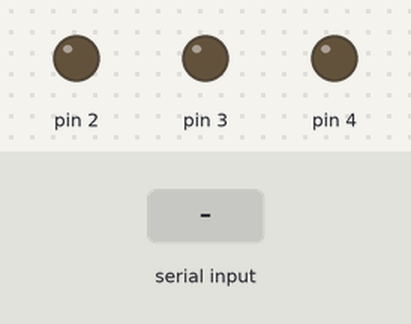
A sketch run on a simulated Arduino Uno, built with avr-gcc and run on an emulated ATmega328P. Shown: output pins drawn as LEDs (lit = HIGH). The test bench sets the inputs (shaded band).

Above: at 1.2 s.
1.3 s: "1\n" received over Serial
At 2.1 s:
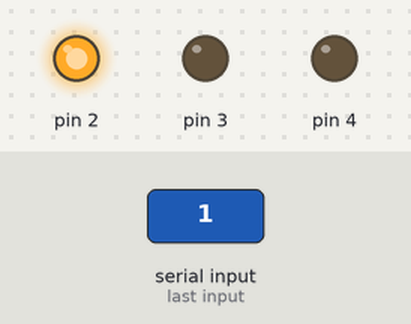
2.8 s: "2\n" received over Serial
At 3.2 s:
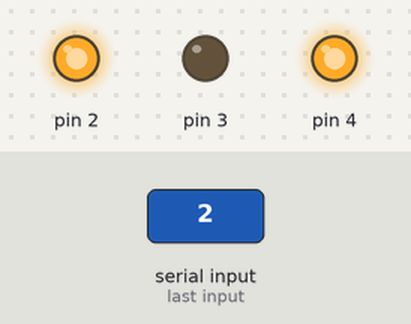
4.3 s: "3\n" received over Serial
At 5.5 s:
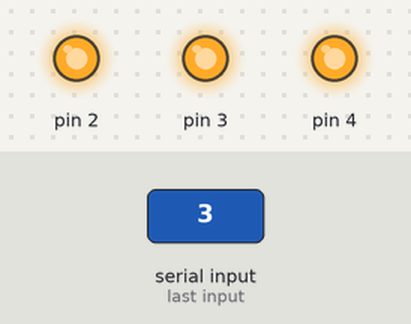
5.8 s: "5\n" received over Serial
At 6.7 s:
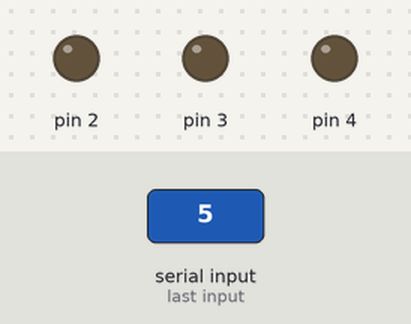
7.3 s: "2\n" received over Serial
At 7.9 s:
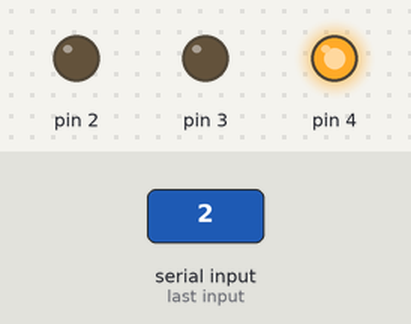
8.8 s: "4\n" received over Serial
At 10.2 s:
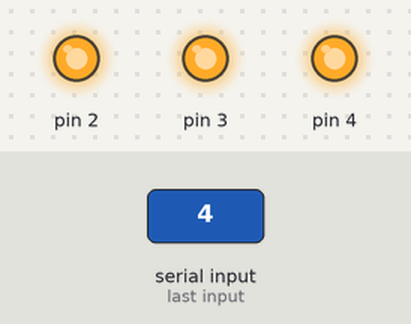
Timing chart, 0 to 11.3 s (numbered marks = the images above; inputs shaded):
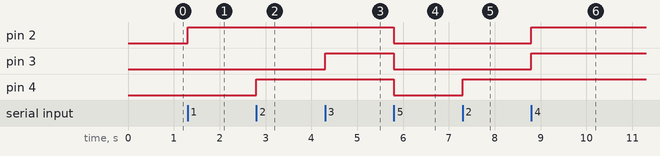

The sketch:

test_bloutout.ino
```cpp
int d;

void setup() {
  pinMode(3,OUTPUT);
  pinMode(2,OUTPUT);
  pinMode(4,OUTPUT);
  Serial.begin(9600);
}

void loop() {
  while(Serial.available()==0){}
  d=Serial.parseInt();

  if (d==1){digitalWrite(2,HIGH);}
  else if (d==2){digitalWrite(4,HIGH);}
  else if (d==3){digitalWrite(3,HIGH);}
  else if (d==4){
    digitalWrite(2,HIGH);
    digitalWrite(3,HIGH);
    digitalWrite(4,HIGH);
  }
  else if (d==5){
    digitalWrite(2,LOW);
    digitalWrite(3,LOW);
    digitalWrite(4,LOW);
  }
}
```

Measured:
- after the input at 1.3 s, pin 2: LOW → HIGH at once
- after the input at 2.8 s, pin 4: LOW → HIGH at once
- after the input at 4.3 s, pin 3: LOW → HIGH at once
- after the input at 5.8 s, pin 2–4: HIGH → LOW at once
- after the input at 7.3 s, pin 4: LOW → HIGH at once
- after the input at 8.8 s, pin 2, pin 3: LOW → HIGH at once
